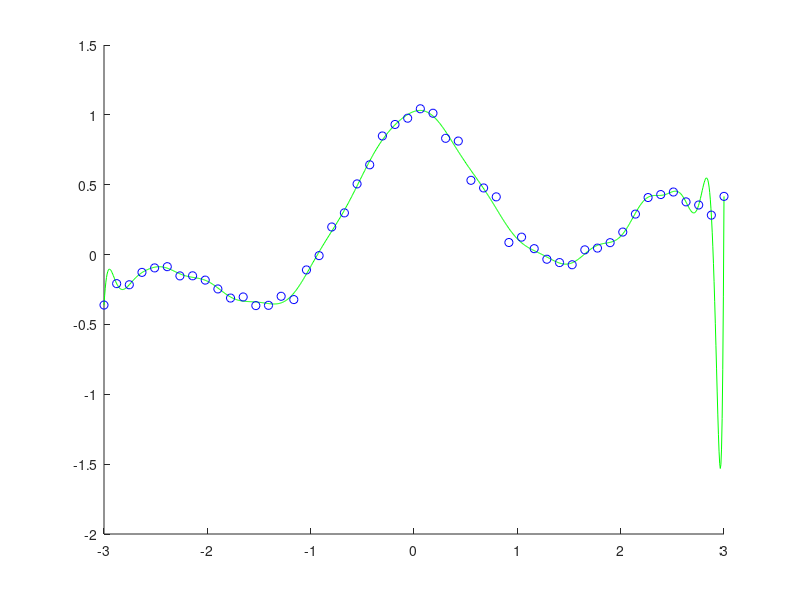

Recreate this plot in MATLAB. (Note: this script raises an error after producing the figure.)
%% Example 3.1 Basic Linear Regression with Least Square Method
%
% * *Result in book* : Figure 3.1
% * *Code in book* : Figure 3.2
% * *Output* : |eg3_1.png|
% * *Usage* : |eg3_1(), eg3_1(50, 1000)|
%
%% Source Code
function eg3_1(n, N)
	% init
	rng(0);
	% recommended, use it in future instead of
	% rand('state', 0); randn('state', 0);
	if nargin < 2
		n = 50; N = 1000;
	end

	% constant
	x = linspace(-3, 3, n)';
	X = linspace(-3, 3, N)';
	pix = pi * x;
	y = sin(pix) ./ pix + 0.1 * x + 0.05 * randn(n, 1);

	% base function
	p(:, 1) = ones(n, 1);
	P(:, 1) = ones(N, 1);
	for jj = 1 : 15
		p(:, 2 * jj) = sin(jj / 2 * x); p(:, 2 * jj + 1) = cos(jj / 2 * x);
		P(:, 2 * jj) = sin(jj / 2 * X); P(:, 2 * jj + 1) = cos(jj / 2 * X);
	end

	% solve
	t = p \ y;
	F = P * t;

	% plot
	figure('Name', 'example 3-1'); clf; hold on;
	plot(X, F, 'g-');
	plot(x, y, 'bo');
	setFigure(gca, 'example 3-1');

	% save figure
	saveas(gcf, 'eg3_1', 'png');
end
%%
